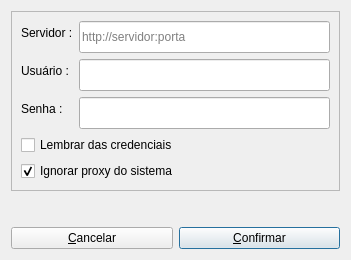
<?xml version="1.0" encoding="UTF-8"?>
<!-- Path: gui\ui\login.ui -->
<ui version="4.0">
    <class>Dialog</class>
    <widget class="QDialog" name="Dialog">
        <property name="geometry">
            <rect>
                <x>0</x>
                <y>0</y>
                <width>351</width>
                <height>260</height>
            </rect>
        </property>
        <property name="windowTitle">
            <string>Login da Mapoteca - Controle do Acervo</string>
        </property>
        <property name="sizeGripEnabled">
            <bool>false</bool>
        </property>
        <property name="modal">
            <bool>false</bool>
        </property>
        <layout class="QVBoxLayout" name="verticalLayout_2">
            <item>
                <widget class="QFrame" name="login_frame">
                    <property name="frameShape">
                        <enum>QFrame::StyledPanel</enum>
                    </property>
                    <property name="frameShadow">
                        <enum>QFrame::Plain</enum>
                    </property>
                    <layout class="QVBoxLayout" name="verticalLayout">
                        <item>
                            <layout class="QFormLayout" name="formLayout">
                                <item row="0" column="0">
                                    <widget class="QLabel" name="label">
                                        <property name="text">
                                            <string>Servidor :</string>
                                        </property>
                                    </widget>
                                </item>
                                <item row="0" column="1">
                                    <widget class="QLineEdit" name="server">
                                        <property name="minimumSize">
                                            <size>
                                                <width>216</width>
                                                <height>32</height>
                                            </size>
                                        </property>
                                        <property name="placeholderText">
                                            <string>http://servidor:porta</string>
                                        </property>
                                    </widget>
                                </item>
                                <item row="1" column="0">
                                    <widget class="QLabel" name="label_2">
                                        <property name="text">
                                            <string>Usuário :</string>
                                        </property>
                                    </widget>
                                </item>
                                <item row="1" column="1">
                                    <widget class="QLineEdit" name="user">
                                        <property name="minimumSize">
                                            <size>
                                                <width>216</width>
                                                <height>32</height>
                                            </size>
                                        </property>
                                    </widget>
                                </item>
                                <item row="2" column="0">
                                    <widget class="QLabel" name="label_3">
                                        <property name="text">
                                            <string>Senha :</string>
                                        </property>
                                    </widget>
                                </item>
                                <item row="2" column="1">
                                    <widget class="QLineEdit" name="password">
                                        <property name="minimumSize">
                                            <size>
                                                <width>216</width>
                                                <height>32</height>
                                            </size>
                                        </property>
                                        <property name="echoMode">
                                            <enum>QLineEdit::Password</enum>
                                        </property>
                                    </widget>
                                </item>
                            </layout>
                        </item>
                        <item>
                            <widget class="QCheckBox" name="remember_me">
                                <property name="text">
                                    <string>Lembrar das credenciais</string>
                                </property>
                            </widget>
                        </item>
                        <item>
                            <widget class="QCheckBox" name="ignore_proxy">
                                <property name="text">
                                    <string>Ignorar proxy do sistema</string>
                                </property>
                                <property name="toolTip">
                                    <string>Quando marcado, conecta diretamente ao servidor ignorando o proxy do sistema.
Útil para evitar erros 407 (Proxy Authentication Required).</string>
                                </property>
                                <property name="checked">
                                    <bool>true</bool>
                                </property>
                            </widget>
                        </item>
                    </layout>
                </widget>
            </item>
            <item>
                <widget class="QLabel" name="version_text">
                    <property name="alignment">
                        <set>Qt::AlignRight|Qt::AlignTrailing|Qt::AlignVCenter</set>
                    </property>
                </widget>
            </item>
            <item>
                <layout class="QHBoxLayout" name="horizontalLayout">
                    <item>
                        <widget class="QPushButton" name="cancelBtn">
                            <property name="text">
                                <string>&amp;Cancelar</string>
                            </property>
                        </widget>
                    </item>
                    <item>
                        <widget class="QPushButton" name="submitBtn">
                            <property name="text">
                                <string>&amp;Confirmar</string>
                            </property>
                            <property name="default">
                                <bool>true</bool>
                            </property>
                        </widget>
                    </item>
                </layout>
            </item>
        </layout>
    </widget>
    <tabstops>
        <tabstop>server</tabstop>
        <tabstop>user</tabstop>
        <tabstop>password</tabstop>
        <tabstop>remember_me</tabstop>
        <tabstop>ignore_proxy</tabstop>
        <tabstop>submitBtn</tabstop>
        <tabstop>cancelBtn</tabstop>
    </tabstops>
    <resources />
    <connections />
</ui>
